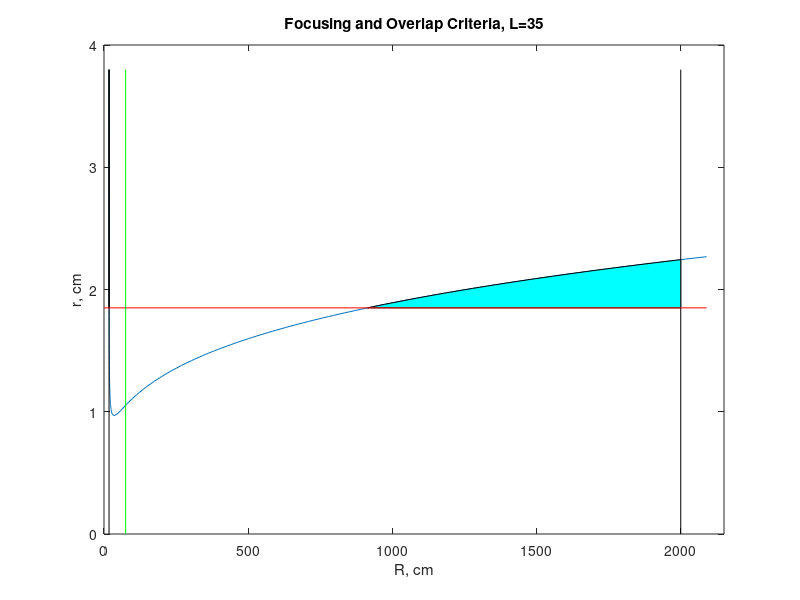
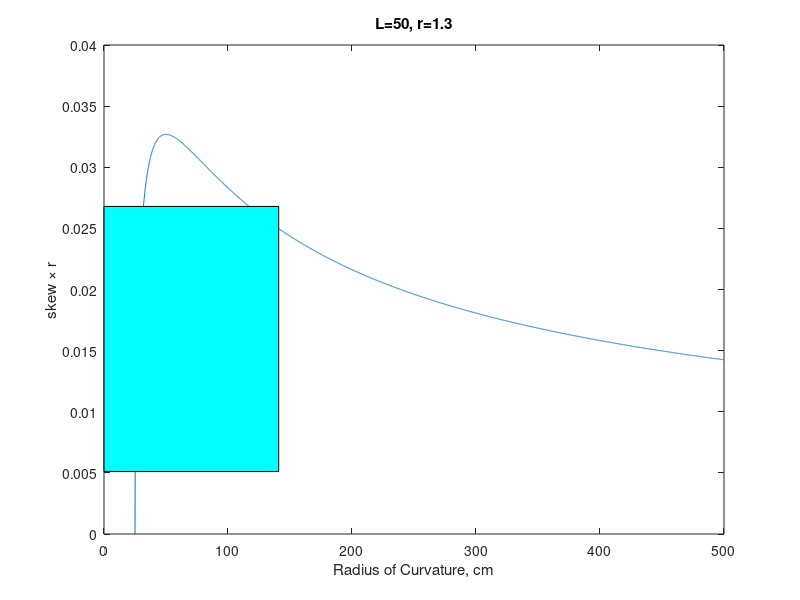

Reproduce these figures in MATLAB, in order. (Note: this script raises an error after producing the figures.)
%%
% Testing equations for R1==R2 portion of the paper
L = 35;
r = 1;
W = .4;
rd = .1;
th = 15;
C = 2000;
%%
% R as a function of r over 0:3.8 cm (3" diameter)
% (It makes more sense to treat r as a function of R, which we
%  do in later cases, but this works). The r we are determining
% here is the upper limit for focusing.
r0 = sqrt(L*rd*tand(th));
r = r0:0.01:3.8;
r4 = r.^4;
r2 = r.^2;
Lrt = L*rd^2*tand(th)^2;
r4mL2rt = sqrt(max(0,r4-L*Lrt));
R1 = (r4 - r2.*r4mL2rt)/Lrt;
R2 = (r4 + r2.*r4mL2rt)/Lrt;
%
% plot(R1,r,R2,r);
% % xlim([0 max(r)]);
% xlabel('r');
% ylabel('R');
% shg;
%%
% Focusing Criteria
logX = false;
if logX
  drawplot=@semilogx;
  Xmin = L/2.25;
else
  drawplot=@plot;
  Xmin = 0;
end
Rup = [flip(R1) R2(2:end)];
rup = [flip(r) r(2:end) ];
r2k = interp1(Rup,rup,2000);
n2k = find(Rup<2000,1,'last');
n2100 = find(Rup<2100,1,'last');
Rbound = [ L/2    Rup(1:n2k) 2000 2000 L/2 L/2 ];
rbound = [ max(r) rup(1:n2k) r2k  0    0   max(r) ];
drawplot(Rup(1:n2100), rup(1:n2100));
hold on;
drawplot([2000 2000], [0 max(r)],'k',[L/2 L/2], [0 max(r)],'k');
% Fill in the focus region
h = fill(Rbound,rbound,'c');
xlabel('R, cm');
ylabel('r, cm');
hold off;
xlim([Xmin 2150]);
title(sprintf('Focusing Criteria, L=%d',L));
shg;
%%
% Add overlap criteria, Interleave = 1
n = ceil(C/(2*L));
phi = pi/n;
ro = W/(2*sin(phi));
delete(h);
hold on;
if ro < r0
  % one region
  Rbound = [ L/2    Rup(1:n2k) 2000 2000 L/2 L/2 ];
  rbound = [ max(r) rup(1:n2k) r2k  ro   ro  max(r) ];
  h = fill(Rbound,rbound,'c');
else
  % two regions
  Ro1 = interp1(r,R1,ro);
  nro1 = find(r>ro,1);
  Rbound1 = [ Ro1 R1(nro1:end) L/2    L/2    Ro1 ];
  rbound1 = [ ro  r(nro1:end)  max(r) ro     ro ];
  Ro2 = interp1(r,R2,ro);
  r2000 = interp1(R2,r,2000);
  nro2 = find(r>ro & R2 < 2000);
  Rbound2 = [Ro2 R2(nro2) 2000  2000 Ro2];
  rbound2 = [ro  r(nro2)  r2000 ro   ro ];
  h = [fill(Rbound1, rbound1, 'c') fill(Rbound2, rbound2, 'c')];
end
drawplot([Xmin Rup(n2100)], [ro ro], 'r');
hold off;
title(sprintf('Focusing and Overlap Criteria, L=%d',L));
shg;
%%
% Calculate R limits based on overlap criteria: not enough that r
% is large enough: w must also be small enough, so w/r < sin(pi/n)
Ro3 = L/(1+cos(pi/n));
Ro4 = L/(1-cos(pi/n));
%%
% Calculate RIM length based on interleave 1:
LR = W^2/(4*rd*tand(th)*sin(phi));
fprintf(1, 'RIM length: %.1f cm\n', LR);
%% Add 75 cm line
hold on;
plot([75 75], [0 max(r)], 'g');
hold off;
shg;
%%
figure;
%%
% For a given L, r(L) (chosen as the smallest r that will meet the
% overlap criteria with w = W/2), these graphs show:
%   a curve showing skew*r for vs R
%   a blue box indicating values of skew*r that both
%     -are below the limit for focusing on (2 mm)^2 detector, and
%     -are above the limit for meeting the overlap criteria
%   The former is really irrelevant
for L=50:10:100
  clf;
  r_min = W/(2*sin(2*L*pi/C));
  r = r_min;
  g = 0.01;
  maxR = (g^2+(r+W).^2)/(2*g);

  % maxR = 350;
  R = (L/2):.1:500;
  s = sqrt(2*R/L-1)*r./R;

  plot(R,s*r); xlabel('Radius of Curvature, cm'); ylabel('skew \times r');
  title(sprintf('L=%.0f, r=%.1f',L,r));
  %
  Wcon = W*r/(2*L);
  Dcon = rd*tand(th);
  if Wcon < Dcon
    color = 'c';
  else
    color = 'r';
  end
  x = [0, maxR, maxR, 0, 0];
  y = [Wcon, Wcon, Dcon, Dcon, Wcon];
  hold on;
  h = fill(x,y,color);
  alpha(h,.25);
  hold off;
  shg;
  pause;
end
%%
% Let me try to look at overlap criteria more directly
% w > W/2
% sin(2*L*pi/C) > w/r = (L/R)*sqrt(2*R/L-1)
for L=50:10:90
  clf;
  R = (L/2):.1:2000;
  sin2Lpi_C = sin(2*L*pi/C)*ones(size(R));
  rr = sqrt(2*R/L-1)*L./R;
  plot(R,rr,R,sin2Lpi_C);
  xlabel('R'); ylabel('w/r');
  legend('w/r','sin(2L\pi/C)');
  title(sprintf('L=%.0f',L));
  %hold off;
  shg;
  pause;
end
%%
Ra = (r^4 + [-1 1]*r^2*sqrt(r^4-rd^2*tand(th)^2*L^2))/(L*rd^2*tand(th)^2);
Rb = (4*r^2*L+[-1 1]*2*r*sqrt(4*r^2*L^2-L^2*W^2))/(W^2);
%%
L = 50:.2:100;
w = W/2;
r = W./(2*sin(2*L*pi/C));
% R = (r4 + r.^2.*sqrt(sq))./(L*rd^2*tand(th)^2);
R = (4*r.^2.*L+2*r.*L.*sqrt(4*r.^2-W^2))/(W^2);
plot(L,R); shg;
%%
plot(L,r); shg
%%
% This is the change in the axial coordinate between the center
% of a spherical optic and radius r.
dL = R-sqrt(R.^2-r.^2);
plot(L,dL); shg
%%
clf;
scales = 1:.1:1.5;
for scale = scales
  r = scale * W./(2*sin(2*L*pi/C));
  R = (4*r.^2.*L+2*r.*L.*sqrt(4*r.^2-W^2))/(W^2);
  plot(L,R);
  hold on;
end
hold off;
xlabel('Cavity Length');
ylabel('Radius of Curvature');
legend(num2str(scales')); shg;

%%
% Based on online chat with Edmund sales, radius of curvature is probably
% constrained by the ability to accurately measure the sag, and they appear
% to be able to easily measure 0.1 mm, so going much below that seems
% inadvisable.
clf;
gs = [0.001 0.005 0.01];
for g = gs % minimum sag
  r = 1:0.1:(3*2.54/2);
  R = (g^2+r.^2)/(2*g);
  D = r*2/2.54;
  semilogy(D,R); hold on;
end
hold off;
legend(num2str(gs'),'location','northwest');
xlabel('Mirror Diameter, inches');
ylabel('Max Radius of Curvature, cm');
title('RC vs Tolerance (cm)');
grid;
shg;

%%
% Another approach to constraints on R using overlap criteria
% Interleave==1,2,3a,3b
% %%% check w/r < rd tan(th) L/r^2
W = .4;
rd = .1;
th = 15;
C = 3000;
for L=50:10:110
  n1 = ceil(C/(2*L));
  p1 = pi/n1;
  w1 = W/2;
  r1 = w1/sin(p1);
  R1 = r1*L*(r1-[1,-1]*sqrt(r1^2-w1^2))/(w1^2);
  n2 = 1+2*ceil(C/(4*L)-1/2);
  p2 = 2*pi/n2;
  w2 = w1*sin(p2)/sin(pi/n2);
  r2 = w1/sin(pi/n2);
  R2 = r2*L*(r2-[1,-1]*sqrt(r2^2-w2^2))/(w2^2);
  n3a = ceil(C/(6*L)-1/3)*3+1;
  w3a = w1*sin(3*pi/n3a)/sin(pi/n3a);
  r3a = w1/sin(pi/n3a);
  R3a = r3a*L*(r3a-[1,-1]*sqrt(r3a^2-w3a^2))/(w3a^2);
  n3b = ceil(C/(6*L)-2/3)*3+2;
  w3b = w1*sin(3*pi/n3b)/sin(pi/n3b);
  r3b = w1/sin(pi/n3b);
  R3b = r3b*L*(r3b-[1,-1]*sqrt(r3b^2-w3b^2))/(w3b^2);
  p3a = 3*pi/n3a;
  p3b = 3*pi/n3b;
  R = (L/2):.1:500;
  if R1(end) > R(end)
    R1(end) = R(end);
  end
  if R2(end) > R(end)
    R2(end) = R(end);
  end
  if R3a(end) > R(end)
    R3a(end) = R(end);
  end
  if R3b(end) > R(end)
    R3b(end) = R(end);
  end
  
  w_r = (L./R).*sqrt(2*R/L - 1);
  Ra = L./(1+[1,-1]*cos(p1));
  clf;
  x = [R(1) R(end)];
  y = [1 1];
  plot(R,w_r,R1,sin(p1)*y,R2,sin(p2)*y,R3a,sin(p3a)*y,R3b,sin(p3b)*y);
  xlabel('R, cm');
  ylabel('w/r');
  title(sprintf('L=%.0f  n1=%d n2=%d n3a=%d n3b=%d', L, n1, n2, n3a, n3b));
  grid;
  legend('w/r','I=1','I=2','I=3a','I=3b');
  shg;
  % set(gca,'xlim',[L/2 L/2+5]);
  pause;
end
%%
L=50;
n3a = ceil(C/(6*L)-1/3)*3+1;
n3b = ceil(C/(6*L)-2/3)*3+2;
n3 = min(n3a,n3b);
p3 = 6*pi/n3;
